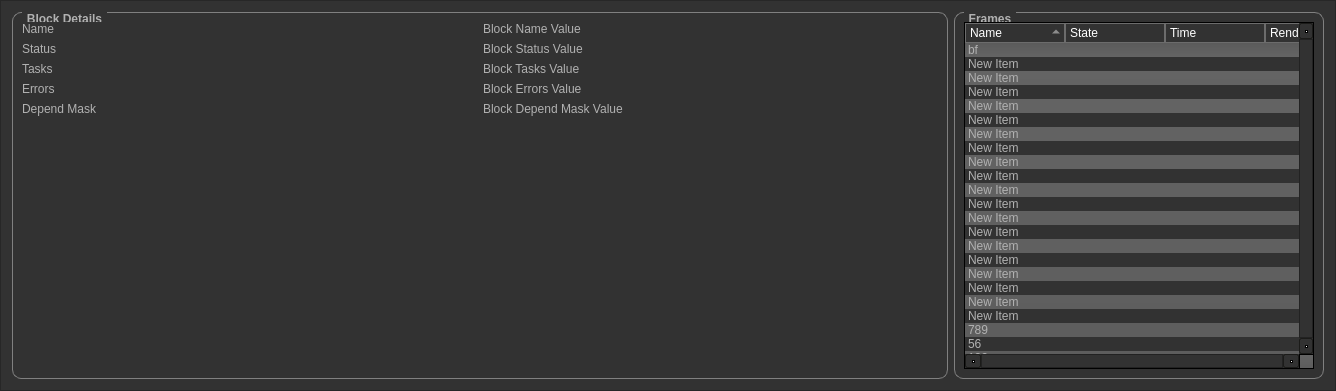
<?xml version="1.0" encoding="UTF-8"?>
<ui version="4.0">
 <class>Frame</class>
 <widget class="QFrame" name="Frame">
  <property name="geometry">
   <rect>
    <x>0</x>
    <y>0</y>
    <width>1336</width>
    <height>391</height>
   </rect>
  </property>
  <property name="windowTitle">
   <string>Frame</string>
  </property>
  <property name="styleSheet">
   <string notr="true">QGroupBox {
	font-weight: bold;
    border: 1px solid gray;
    border-radius: 9px;
    margin-top: 0.5em;
}
QGroupBox::title {
    subcontrol-origin: margin;
    left: 10px;
    padding: 0 3px 0 3px;
}


QToolTip
{
     border: 1px solid black;
     background-color: #ffa02f;
     padding: 1px;
     border-radius: 3px;
     opacity: 100;
}

QWidget
{
    color: #b1b1b1;
    background-color: #323232;
}

QWidget:item:hover
{
    /*background-color: QLinearGradient( x1: 0, y1: 0, x2: 0, y2: 1, stop: 0 #ffa02f, stop: 1 #ca0619);*/
    color: #ffffff;
}

QWidget:item:selected
{
    /*background-color: QLinearGradient( x1: 0, y1: 0, x2: 0, y2: 1, stop: 0 #ffa02f, stop: 1 #d7801a);*/
}

QMenuBar::item
{
    background: transparent;
}

QMenuBar::item:selected
{
    background: transparent;
    border: 1px solid #ffaa00;
}

QMenuBar::item:pressed
{
    background: #444;
    border: 1px solid #000;
    background-color: QLinearGradient(
        x1:0, y1:0,
        x2:0, y2:1,
        stop:1 #212121,
        stop:0.4 #343434/*,
        stop:0.2 #343434,
        stop:0.1 #ffaa00*/
    );
    margin-bottom:-1px;
    padding-bottom:1px;
}

QMenu
{
    border: 1px solid #000;
}

QMenu::item
{
    padding: 2px 20px 2px 20px;
}

QMenu::item:selected
{
    color: #000000;
}

QWidget:disabled
{
    color: #404040;
    background-color: #323232;
}

QAbstractItemView
{
    background-color: QLinearGradient( x1: 0, y1: 0, x2: 0, y2: 1, stop: 0 #4d4d4d, stop: 0.1 #646464, stop: 1 #5d5d5d);
}

QWidget:focus
{
    /*border: 2px solid QLinearGradient( x1: 0, y1: 0, x2: 0, y2: 1, stop: 0 #ffa02f, stop: 1 #d7801a);*/
}

QLineEdit
{
    background-color: QLinearGradient( x1: 0, y1: 0, x2: 0, y2: 1, stop: 0 #4d4d4d, stop: 0 #646464, stop: 1 #5d5d5d);
    padding: 1px;
    border-style: solid;
    border: 1px solid #1e1e1e;
    border-radius: 5;
}

QPushButton
{
    color: #b1b1b1;
    background-color: QLinearGradient( x1: 0, y1: 0, x2: 0, y2: 1, stop: 0 #565656, stop: 0.1 #525252, stop: 0.5 #4e4e4e, stop: 0.9 #4a4a4a, stop: 1 #464646);
    border-width: 1px;
    border-color: #1e1e1e;
    border-style: solid;
    border-radius: 6;
    padding: 3px;
    font-size: 12px;
    padding-left: 5px;
    padding-right: 5px;
}

QPushButton:pressed
{
    background-color: QLinearGradient( x1: 0, y1: 0, x2: 0, y2: 1, stop: 0 #2d2d2d, stop: 0.1 #2b2b2b, stop: 0.5 #292929, stop: 0.9 #282828, stop: 1 #252525);
}

QComboBox
{
    selection-background-color: #ffaa00;
    background-color: QLinearGradient( x1: 0, y1: 0, x2: 0, y2: 1, stop: 0 #565656, stop: 0.1 #525252, stop: 0.5 #4e4e4e, stop: 0.9 #4a4a4a, stop: 1 #464646);
    border-style: solid;
    border: 1px solid #1e1e1e;
    border-radius: 5;
}

QComboBox:hover,QPushButton:hover
{
    border: 2px solid QLinearGradient( x1: 0, y1: 0, x2: 0, y2: 1, stop: 0 #ffa02f, stop: 1 #d7801a);
}


QComboBox:on
{
    padding-top: 3px;
    padding-left: 4px;
    background-color: QLinearGradient( x1: 0, y1: 0, x2: 0, y2: 1, stop: 0 #2d2d2d, stop: 0.1 #2b2b2b, stop: 0.5 #292929, stop: 0.9 #282828, stop: 1 #252525);
    selection-background-color: #ffaa00;
}

QComboBox QAbstractItemView
{
    border: 2px solid darkgray;
    selection-background-color: QLinearGradient( x1: 0, y1: 0, x2: 0, y2: 1, stop: 0 #ffa02f, stop: 1 #d7801a);
}

QComboBox::drop-down
{
     subcontrol-origin: padding;
     subcontrol-position: top right;
     width: 15px;

     border-left-width: 0px;
     border-left-color: darkgray;
     border-left-style: solid; /* just a single line */
     border-top-right-radius: 3px; /* same radius as the QComboBox */
     border-bottom-right-radius: 3px;
 }

QComboBox::down-arrow
{
     image: url(:/down_arrow.png);
}

QGroupBox:focus
{
border: 2px solid QLinearGradient( x1: 0, y1: 0, x2: 0, y2: 1, stop: 0 #ffa02f, stop: 1 #d7801a);
}

QTextEdit:focus
{
    border: 2px solid QLinearGradient( x1: 0, y1: 0, x2: 0, y2: 1, stop: 0 #ffa02f, stop: 1 #d7801a);
}

QScrollBar:horizontal {
     border: 1px solid #222222;
     /*background: QLinearGradient( x1: 0, y1: 0, x2: 0, y2: 1, stop: 0.0 #121212, stop: 0.2 #282828, stop: 1 #484848);*/
     /*height: 7px;*/
     margin: 0px 16px 0 16px;
}

QScrollBar::handle:horizontal
{
      /*background: QLinearGradient( x1: 0, y1: 0, x2: 1, y2: 0, stop: 0 #ffa02f, stop: 0.5 #d7801a, stop: 1 #ffa02f);*/
      min-height: 20px;
      border-radius: 2px;
}

QScrollBar::add-line:horizontal {
      border: 1px solid #1b1b19;
      border-radius: 2px;
      /*background: QLinearGradient( x1: 0, y1: 0, x2: 1, y2: 0, stop: 0 #ffa02f, stop: 1 #d7801a);*/
      width: 14px;
      subcontrol-position: right;
      subcontrol-origin: margin;
}

QScrollBar::sub-line:horizontal {
      border: 1px solid #1b1b19;
      border-radius: 2px;
      /*background: QLinearGradient( x1: 0, y1: 0, x2: 1, y2: 0, stop: 0 #ffa02f, stop: 1 #d7801a);*/
      width: 14px;
      subcontrol-position: left;
      subcontrol-origin: margin;
}

QScrollBar::right-arrow:horizontal, QScrollBar::left-arrow:horizontal
{
      border: 1px solid black;
      width: 1px;
      height: 1px;
      background: white;
}

QScrollBar::add-page:horizontal, QScrollBar::sub-page:horizontal
{
      background: none;
}

QScrollBar:vertical
{
      /*background: QLinearGradient( x1: 0, y1: 0, x2: 1, y2: 0, stop: 0.0 #121212, stop: 0.2 #282828, stop: 1 #484848);*/
      /*width: 7px;*/
      margin: 16px 0 16px 0;
      border: 1px solid #222222;
}

QScrollBar::handle:vertical
{
      /*background: QLinearGradient( x1: 0, y1: 0, x2: 0, y2: 1, stop: 0 #ffa02f, stop: 0.5 #d7801a, stop: 1 #ffa02f);*/
      min-height: 20px;
      border-radius: 2px;
}

QScrollBar::add-line:vertical
{
      border: 1px solid #1b1b19;
      border-radius: 2px;
      /*background: QLinearGradient( x1: 0, y1: 0, x2: 0, y2: 1, stop: 0 #ffa02f, stop: 1 #d7801a);*/
      height: 14px;
      subcontrol-position: bottom;
      subcontrol-origin: margin;
}

QScrollBar::sub-line:vertical
{
      border: 1px solid #1b1b19;
      border-radius: 2px;
      /*background: QLinearGradient( x1: 0, y1: 0, x2: 0, y2: 1, stop: 0 #d7801a, stop: 1 #ffa02f);*/
      height: 14px;
      subcontrol-position: top;
      subcontrol-origin: margin;
}

QScrollBar::up-arrow:vertical, QScrollBar::down-arrow:vertical
{
      border: 1px solid black;
      width: 1px;
      height: 1px;
      background: white;
}


QScrollBar::add-page:vertical, QScrollBar::sub-page:vertical
{
      background: none;
}

QTextEdit
{
    background-color: #242424;
}

QPlainTextEdit
{
    background-color: #242424;
}

QHeaderView::section
{
    background-color: QLinearGradient(x1:0, y1:0, x2:0, y2:1, stop:0 #616161, stop: 0.5 #505050, stop: 0.6 #434343, stop:1 #656565);
    color: white;
    padding-left: 4px;
    border: 1px solid #6c6c6c;
}

QCheckBox:disabled
{
color: #414141;
}

QDockWidget::title
{
    text-align: center;
    spacing: 3px; /* spacing between items in the tool bar */
    background-color: QLinearGradient(x1:0, y1:0, x2:0, y2:1, stop:0 #323232, stop: 0.5 #242424, stop:1 #323232);
}

QDockWidget::close-button, QDockWidget::float-button
{
    text-align: center;
    spacing: 1px; /* spacing between items in the tool bar */
    background-color: QLinearGradient(x1:0, y1:0, x2:0, y2:1, stop:0 #323232, stop: 0.5 #242424, stop:1 #323232);
}

QDockWidget::close-button:hover, QDockWidget::float-button:hover
{
    background: #242424;
}

QDockWidget::close-button:pressed, QDockWidget::float-button:pressed
{
    padding: 1px -1px -1px 1px;
}

QMainWindow::separator
{
    background-color: QLinearGradient(x1:0, y1:0, x2:0, y2:1, stop:0 #161616, stop: 0.5 #151515, stop: 0.6 #212121, stop:1 #343434);
    color: white;
    padding-left: 4px;
    border: 1px solid #4c4c4c;
    spacing: 3px; /* spacing between items in the tool bar */
}

QMainWindow::separator:hover
{

    background-color: QLinearGradient(x1:0, y1:0, x2:0, y2:1, stop:0 #d7801a, stop:0.5 #b56c17 stop:1 #ffa02f);
    color: white;
    padding-left: 4px;
    border: 1px solid #6c6c6c;
    spacing: 3px; /* spacing between items in the tool bar */
}

QToolBar::handle
{
     spacing: 3px; /* spacing between items in the tool bar */
     background: url(:/images/handle.png);
}

QMenu::separator
{
    height: 2px;
    background-color: QLinearGradient(x1:0, y1:0, x2:0, y2:1, stop:0 #161616, stop: 0.5 #151515, stop: 0.6 #212121, stop:1 #343434);
    color: white;
    padding-left: 4px;
    margin-left: 10px;
    margin-right: 5px;
}

QProgressBar
{
    border: 2px solid grey;
    border-radius: 5px;
    text-align: center;
}

QProgressBar::chunk
{
    background-color: #525252;
    width: 2.15px;
    margin: 0.5px;
}

QTabBar::tab {
    color: #b1b1b1;
    border: 1px solid #444;
    border-bottom-style: none;
    background-color: #323232;
    padding-left: 10px;
    padding-right: 10px;
    padding-top: 3px;
    padding-bottom: 2px;
    margin-right: -1px;
}

QTabWidget::pane {
    border: 1px solid #444;
    top: 1px;
}

QTabBar::tab:last
{
    margin-right: 0; /* the last selected tab has nothing to overlap with on the right */
    border-top-right-radius: 3px;
}

QTabBar::tab:first:!selected
{
 margin-left: 0px; /* the last selected tab has nothing to overlap with on the right */


    border-top-left-radius: 3px;
}

QTabBar::tab:!selected
{
    color: #b1b1b1;
    border-bottom-style: solid;
    margin-top: 3px;
    background-color: QLinearGradient(x1:0, y1:0, x2:0, y2:1, stop:1 #212121, stop:.4 #343434);
}

QTabBar::tab:selected
{
    border-top-left-radius: 3px;
    border-top-right-radius: 3px;
    margin-bottom: 0px;
}

QTabBar::tab:!selected:hover
{
    /*border-top: 2px solid #ffaa00;
    padding-bottom: 3px;*/
    border-top-left-radius: 3px;
    border-top-right-radius: 3px;
    background-color: QLinearGradient(x1:0, y1:0, x2:0, y2:1, stop:1 #212121, stop:0.4 #343434, stop:0.2 #343434, stop:0.1 #ffaa00);
}

QRadioButton::indicator:checked, QRadioButton::indicator:unchecked{
    color: #b1b1b1;
    background-color: #323232;
    border: 1px solid #b1b1b1;
    border-radius: 6px;
}

QRadioButton::indicator:checked
{
    background-color: qradialgradient(
        cx: 0.5, cy: 0.5,
        fx: 0.5, fy: 0.5,
        radius: 1.0,
        stop: 0.25 #ffaa00,
        stop: 0.3 #323232
    );
}

QCheckBox::indicator{
    color: #b1b1b1;
    background-color: #323232;
    border: 1px solid #b1b1b1;
    width: 9px;
    height: 9px;
}

QRadioButton::indicator
{
    border-radius: 6px;
}

QRadioButton::indicator:hover, QCheckBox::indicator:hover
{
    border: 1px solid #ffaa00;
}

QCheckBox::indicator:checked
{
    image:url(:/images/checkbox.png);
}

QCheckBox::indicator:disabled, QRadioButton::indicator:disabled
{
    border: 1px solid #444;
}

QTreeView {
   alternate-background-color: #323232;
}

QHeaderView::section {
	background-color: #323232;
}

</string>
  </property>
  <property name="frameShape">
   <enum>QFrame::StyledPanel</enum>
  </property>
  <property name="frameShadow">
   <enum>QFrame::Raised</enum>
  </property>
  <layout class="QHBoxLayout" name="horizontalLayout" stretch="1,0">
   <item>
    <widget class="QGroupBox" name="blockGroup">
     <property name="sizePolicy">
      <sizepolicy hsizetype="Minimum" vsizetype="Minimum">
       <horstretch>0</horstretch>
       <verstretch>0</verstretch>
      </sizepolicy>
     </property>
     <property name="title">
      <string>Block Details</string>
     </property>
     <layout class="QGridLayout" name="gridLayout_2">
      <item row="5" column="0" colspan="2">
       <spacer name="verticalSpacer_4">
        <property name="orientation">
         <enum>Qt::Vertical</enum>
        </property>
        <property name="sizeHint" stdset="0">
         <size>
          <width>20</width>
          <height>1</height>
         </size>
        </property>
       </spacer>
      </item>
      <item row="1" column="0">
       <widget class="QLabel" name="label_6">
        <property name="text">
         <string>Status</string>
        </property>
       </widget>
      </item>
      <item row="4" column="1">
       <widget class="QLabel" name="blockDependMaskValue">
        <property name="text">
         <string>Block Depend Mask Value</string>
        </property>
       </widget>
      </item>
      <item row="0" column="0">
       <widget class="QLabel" name="label_2">
        <property name="text">
         <string>Name</string>
        </property>
       </widget>
      </item>
      <item row="1" column="1">
       <widget class="QLabel" name="blockStatusValue">
        <property name="text">
         <string>Block Status Value</string>
        </property>
       </widget>
      </item>
      <item row="2" column="0">
       <widget class="QLabel" name="label_4">
        <property name="text">
         <string>Tasks</string>
        </property>
       </widget>
      </item>
      <item row="3" column="0">
       <widget class="QLabel" name="label_8">
        <property name="text">
         <string>Errors</string>
        </property>
       </widget>
      </item>
      <item row="2" column="1">
       <widget class="QLabel" name="blockTasksValue">
        <property name="text">
         <string>Block Tasks Value</string>
        </property>
       </widget>
      </item>
      <item row="3" column="1">
       <widget class="QLabel" name="blockErrorsValue">
        <property name="text">
         <string>Block Errors Value</string>
        </property>
       </widget>
      </item>
      <item row="4" column="0">
       <widget class="QLabel" name="label_10">
        <property name="text">
         <string>Depend Mask</string>
        </property>
       </widget>
      </item>
      <item row="0" column="1">
       <widget class="QLabel" name="blockNameValue">
        <property name="text">
         <string>Block Name Value</string>
        </property>
       </widget>
      </item>
     </layout>
    </widget>
   </item>
   <item>
    <widget class="QGroupBox" name="framesGroup">
     <property name="title">
      <string>Frames</string>
     </property>
     <layout class="QVBoxLayout" name="verticalLayout">
      <item>
       <widget class="QTreeWidget" name="taskList">
        <property name="minimumSize">
         <size>
          <width>350</width>
          <height>0</height>
         </size>
        </property>
        <property name="maximumSize">
         <size>
          <width>350</width>
          <height>16777215</height>
         </size>
        </property>
        <property name="contextMenuPolicy">
         <enum>Qt::CustomContextMenu</enum>
        </property>
        <property name="alternatingRowColors">
         <bool>true</bool>
        </property>
        <property name="selectionMode">
         <enum>QAbstractItemView::ExtendedSelection</enum>
        </property>
        <property name="indentation">
         <number>0</number>
        </property>
        <property name="itemsExpandable">
         <bool>false</bool>
        </property>
        <property name="sortingEnabled">
         <bool>true</bool>
        </property>
        <attribute name="headerShowSortIndicator" stdset="0">
         <bool>true</bool>
        </attribute>
        <column>
         <property name="text">
          <string>Name</string>
         </property>
        </column>
        <column>
         <property name="text">
          <string>State</string>
         </property>
        </column>
        <column>
         <property name="text">
          <string>Time</string>
         </property>
        </column>
        <column>
         <property name="text">
          <string>Render</string>
         </property>
        </column>
        <item>
         <property name="text">
          <string>New Item</string>
         </property>
        </item>
        <item>
         <property name="text">
          <string>New Item</string>
         </property>
        </item>
        <item>
         <property name="text">
          <string>New Item</string>
         </property>
        </item>
        <item>
         <property name="text">
          <string>New Item</string>
         </property>
        </item>
        <item>
         <property name="text">
          <string>New Item</string>
         </property>
        </item>
        <item>
         <property name="text">
          <string>New Item</string>
         </property>
        </item>
        <item>
         <property name="text">
          <string>New Item</string>
         </property>
        </item>
        <item>
         <property name="text">
          <string>New Item</string>
         </property>
        </item>
        <item>
         <property name="text">
          <string>New Item</string>
         </property>
        </item>
        <item>
         <property name="text">
          <string>New Item</string>
         </property>
        </item>
        <item>
         <property name="text">
          <string>New Item</string>
         </property>
        </item>
        <item>
         <property name="text">
          <string>New Item</string>
         </property>
        </item>
        <item>
         <property name="text">
          <string>New Item</string>
         </property>
        </item>
        <item>
         <property name="text">
          <string>New Item</string>
         </property>
        </item>
        <item>
         <property name="text">
          <string>New Item</string>
         </property>
        </item>
        <item>
         <property name="text">
          <string>New Item</string>
         </property>
        </item>
        <item>
         <property name="text">
          <string>New Item</string>
         </property>
        </item>
        <item>
         <property name="text">
          <string>New Item</string>
         </property>
        </item>
        <item>
         <property name="text">
          <string>New Item</string>
         </property>
        </item>
        <item>
         <property name="text">
          <string>bf</string>
         </property>
        </item>
        <item>
         <property name="text">
          <string>789</string>
         </property>
        </item>
        <item>
         <property name="text">
          <string>56</string>
         </property>
        </item>
        <item>
         <property name="text">
          <string>132</string>
         </property>
        </item>
       </widget>
      </item>
     </layout>
    </widget>
   </item>
  </layout>
 </widget>
 <resources/>
 <connections/>
</ui>
